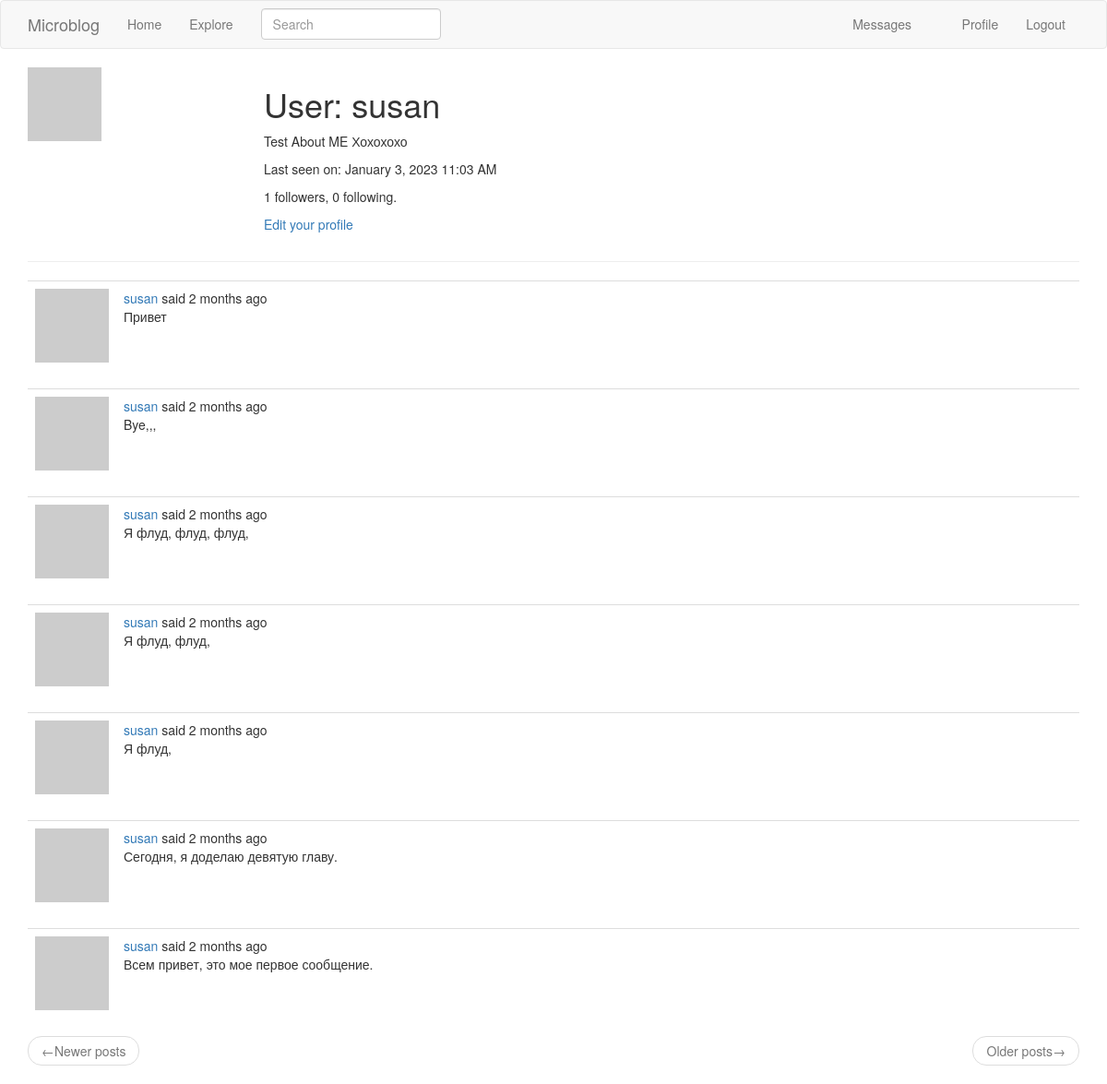
Page /user/susan (signed in) on the committed database.
### app/models.py (models this page shows, shortened)
class User(UserMixin, db.Model):
    id = db.Column(
        db.Integer,
        primary_key=True,
    )
    username = db.Column(
        db.String(64),
        index=True,
        unique=True,
    )
    email = db.Column(
        db.String(120),
        index=True,
        unique=True,
    )
    password_hash = db.Column(
        db.String(128),
    )
    about_me = db.Column(
        db.String(140)
    )
    last_seen = db.Column(
        db.DateTime,
        default=datetime.utcnow
    )
    posts = db.relationship(
        'Post',
        backref='author',
        lazy='dynamic',
    )
    followed = db.relationship(
        'User',
        secondary=followers,
        primaryjoin=(followers.c.follower_id == id),
        secondaryjoin=(followers.c.followed_id == id),
        backref=db.backref('followers', lazy='dynamic'),
        lazy='dynamic',
    )
    messages_sent = db.relationship(
        'Message',
        foreign_keys='Message.sender_id',
        backref='author',
        lazy='dynamic',
    )
    messages_received = db.relationship(
        'Message',
        foreign_keys='Message.recipient_id',
        backref='recipient',
        lazy='dynamic',
    )
    last_message_read_time = db.Column(
        db.DateTime,
    )
    notifications = db.relationship(
        'Notification',
        backref='user',
        lazy='dynamic',
    )
    def avatar(self, size):
        digest = md5(self.email.lower().encode('utf-8')).hexdigest()
        return f'https://www.gravatar.com/avatar/{digest}?d=identicon&s={size}'
    def new_messages(self):
        last_read_time = self.last_message_read_time or datetime(1900, 1, 1)
        return Message.query.filter_by(recipient=self).filter(
            Message.timestamp > last_read_time).count()

class SearchableMixin(object):
    @classmethod
    def before_commit(cls, session):
        session._changes = {
            'add': list(session.new),
            'update': list(session.dirty),
            'delete': list(session.deleted),
        }
    @classmethod
    def after_commit(cls, session):
        for obj in session._changes['add']:
            if isinstance(obj, SearchableMixin):
                add_to_index(obj.__tablename__, obj)
        for obj in session._changes['update']:
            if isinstance(obj, SearchableMixin):
                add_to_index(obj.__tablename__, obj)
        for obj in session._changes['delete']:
            if isinstance(obj, SearchableMixin):
                remove_from_index(obj.__tablename__, obj)
        session._changes = None

class Post(SearchableMixin, db.Model):
    __searchable__ = ['body']
    id = db.Column(
        db.Integer,
        primary_key=True,
    )
    body = db.Column(
        db.String(140),
    )
    timestamp = db.Column(
        db.DateTime,
        index=True,
        default=datetime.utcnow,
    )
    user_id = db.Column(
        db.Integer(),
        db.ForeignKey('user.id'),
    )

### app/main/routes.py (the view)
@bp.route('/user/<username>')
@login_required
def user(username):
    user = User.query.filter_by(username=username).first_or_404()
    page = request.args.get('page', 1, type=int)
    posts = user.posts.order_by(Post.timestamp.desc()).paginate(
        page=page,
        per_page=current_app.config['POSTS_PER_PAGE'],
        error_out=False
    )
    next_url = url_for('main.user', username=user.username,
                       page=posts.next_num) \
        if posts.has_next else None
    prev_url = url_for('main.user', username=user.username,
                       page=posts.prev_num) \
        if posts.has_prev else None
    form = EmptyForm()
    context = {
        'user': user,
        'posts': posts.items,
        'form': form,
        'next_url': next_url,
        'prev_url': prev_url,
    }
    return render_template('user.html', **context)

### app/main/forms.py
class SearchForm(FlaskForm):
    q = StringField(
        _l('Search'),
        validators=[DataRequired()]
    )
    def __init__(self, *args, **kwargs):
        if 'formdata' not in kwargs:
            kwargs['formdata'] = request.args
        if 'meta' not in kwargs:
            kwargs['meta'] = {'csrf': False}
        super(SearchForm, self).__init__(*args, **kwargs)

class EmptyForm(FlaskForm):
    submit = SubmitField(_('Submit'))

### app/main/routes.py (called while the page is built)
@bp.before_request
def before_request():
    if current_user.is_authenticated:
        current_user.last_seen = datetime.utcnow()
        db.session.commit()
        g.search_form = SearchForm()
    g.locale = str(get_locale())

### app/models.py (called while the page is built)
@login.user_loader
def load_user(id):
    return User.query.get(int(id))

### app/templates/user.html (shortened to what this page needs)
{% extends 'base.html' %}
{% block app_content %}
  <table style="table table-hover">
    <tr valign="top">
      <td width="256px"><img src="{{ user.avatar(256) }}"></td>
      <td>
        <h1>{{ _('User') }}: {{ user.username }}</h1>
        {% if user.about_me %}
          <p>
            {{ user.about_me }}
          </p>
        {% endif %}
        {% if user.last_seen %}
          <p>
            {{ _('Last seen on') }}: {{ moment(user.last_seen).format('LLL') }}
          </p>
        {% endif %}
        <p>
          {{ _('%(count)d followers', count=user.followers.count()) }},
          {{ _('%(count)d following.', count=user.followed.count()) }}
        </p>
        {% if user == current_user %}
          <p>
            <a href="{{ url_for('main.edit_profile') }}">{{ _('Edit your profile') }}</a>
          </p>
        {% endif %}
      </td>
    </tr>
  </table>
  <hr>
  {% for post in posts %}
      {% include "_post.html" %}
  {% endfor %}
  <nav aria-label="...">
    <ul class="pager">
      <li class="previous {% if not prev_url %} disabled {% endif %}">
        <a href="{{ prev_url or '#' }}">
          <span aria-hidden="true">&larr;</span>{{ _('Newer posts') }}
        </a>
      </li>
      <li class="next {% if not next_url %} disabled {% endif %}">
        <a href="{{ next_url or '#' }}">
          {{ _('Older posts') }}<span aria-hidden="true">&rarr;</span>
        </a>
      </li>
    </ul>
  </nav>
{% endblock app_content %}

### app/templates/_post.html (shortened to what this page needs)
<table class="table table-hover">
  <tr>
    <td width="70px">
      <a href="{{ url_for('main.user', username=post.author.username) }}">
        <img src="{{ post.author.avatar(70) }}">
      </a>
    </td>
    <td>
      {{ _('%(username)s said %(when)s', username=user_link, when=moment(post.timestamp).fromNow()) }}
      <br>
      {{ post.body }}
    </td>
  </tr>
</table>

### rows in the picture
User: username "susan", about_me "Test About ME Хохохохо", last_seen "January 3, 2023 11:03 AM"
Post: body "Привет"
Post: body "Bye,,,"
Post: body "Я флуд, флуд, флуд,"
Post: body "Я флуд, флуд,"
Post: body "Я флуд,"
Post: body "Сегодня, я доделаю девятую главу."
Post: body "Всем привет, это мое первое сообщение."
